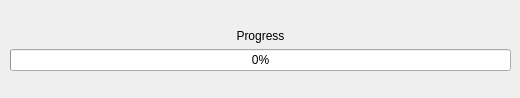
<?xml version="1.0" encoding="UTF-8"?>
<ui version="4.0">
 <class>progress_dialog</class>
 <widget class="QDialog" name="progress_dialog">
  <property name="geometry">
   <rect>
    <x>0</x>
    <y>0</y>
    <width>520</width>
    <height>98</height>
   </rect>
  </property>
  <property name="windowTitle">
   <string>Progress</string>
  </property>
  <widget class="QWidget" name="verticalLayoutWidget">
   <property name="geometry">
    <rect>
     <x>10</x>
     <y>10</y>
     <width>501</width>
     <height>81</height>
    </rect>
   </property>
   <layout class="QVBoxLayout" name="verticalLayout">
    <item>
     <layout class="QGridLayout" name="gridLayout">
      <item row="0" column="1">
       <widget class="QLabel" name="lblStatus">
        <property name="sizePolicy">
         <sizepolicy hsizetype="Preferred" vsizetype="Maximum">
          <horstretch>0</horstretch>
          <verstretch>0</verstretch>
         </sizepolicy>
        </property>
        <property name="text">
         <string>Progress</string>
        </property>
        <property name="alignment">
         <set>Qt::AlignCenter</set>
        </property>
       </widget>
      </item>
      <item row="1" column="0" colspan="3">
       <widget class="QProgressBar" name="prBar">
        <property name="value">
         <number>0</number>
        </property>
       </widget>
      </item>
     </layout>
    </item>
   </layout>
  </widget>
 </widget>
 <resources/>
 <connections/>
</ui>
